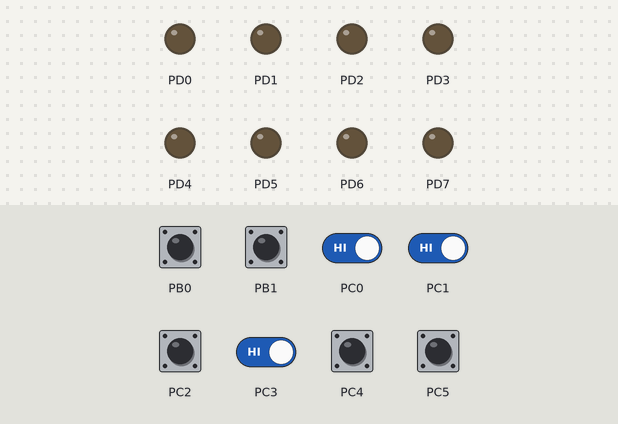
The program below on a simulated ATmega328P, built with avr-gcc and emulated at 16 MHz. On the bench: output pins drawn as LEDs (lit = HIGH). The inputs (shaded band) are chosen by the test bench; at power-on: PB0, PB1, PC0–5 HIGH. EEPROM starts erased.

Above: at 1.2 s.
1.3 s: PB0 pulled LOW for 0.15 s
At 3.1 s:
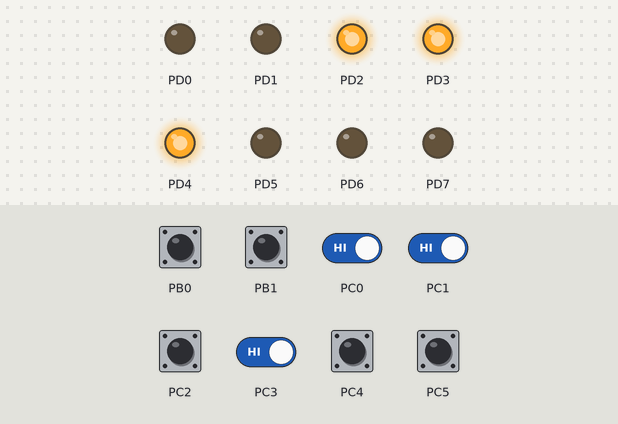
4.4 s: PB0 pulled LOW for 1 s
At 8.1 s:
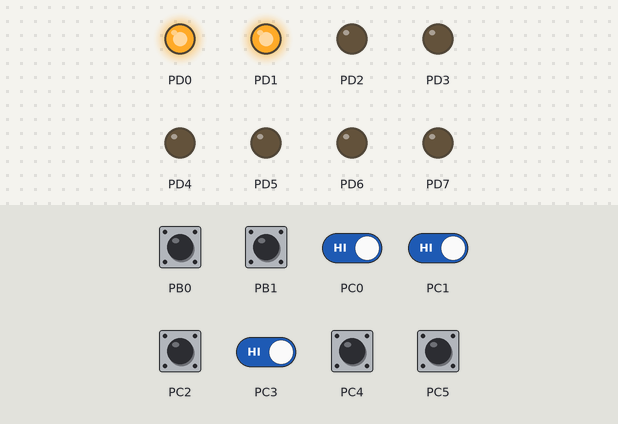
8.4 s: PB1 pulled LOW for 1 s
At 10.7 s:
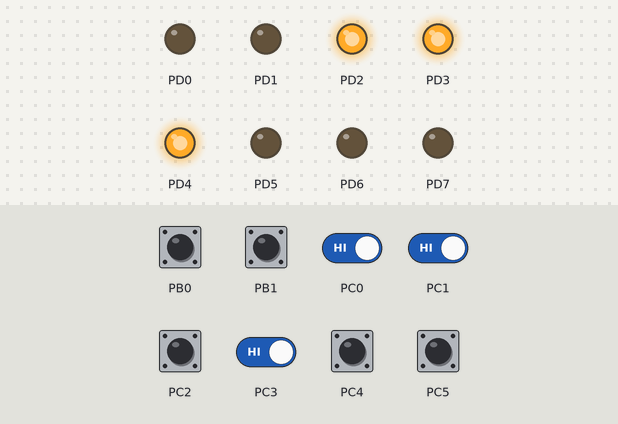
11.8 s: PB0 driven LOW and PC1 driven LOW
At 14.5 s:
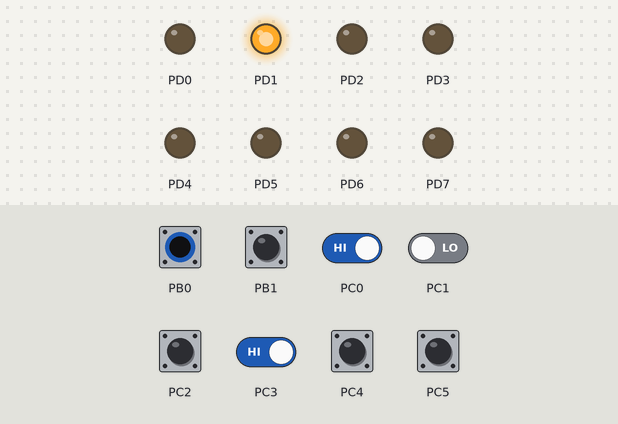
14.8 s: PC0 driven LOW and PC3 driven LOW
At 17.6 s:
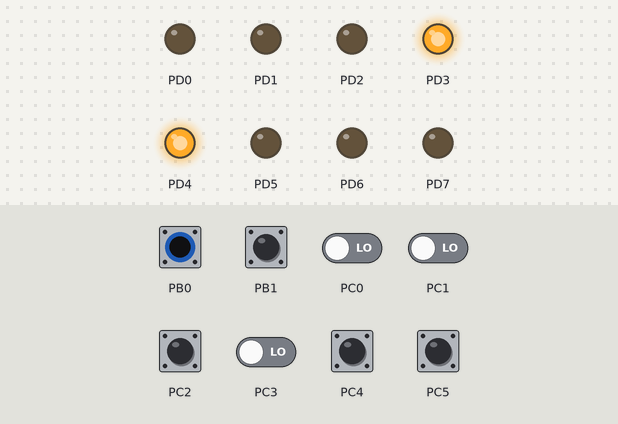
Timing chart, 0 to 18.8 s (numbered marks = the images above; inputs shaded):
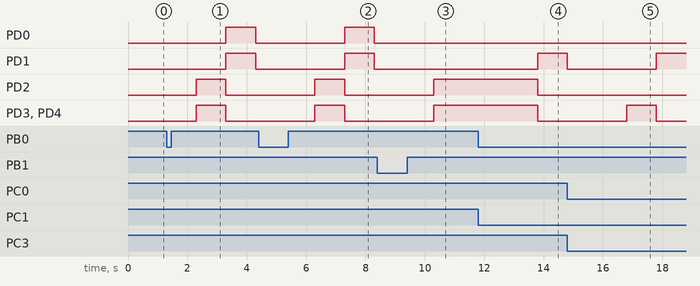

Measured:
- after the input at 1.3 s, PD0, PD1: LOW → HIGH after 2.0 s, → LOW 1.0 s later; PD2–4: LOW → HIGH after 1.0 s, → LOW 1.0 s later
- after the input at 4.4 s, PD0, PD1: LOW → HIGH after 2.9 s, → LOW 1.0 s later; PD2–4: LOW → HIGH after 1.9 s, → LOW 1.0 s later
- after the input at 8.4 s, PD2–4: LOW → HIGH after 1.9 s
- after the input at 11.8 s, PD1: LOW → HIGH after 2.0 s; PD2–4: HIGH → LOW after 2.0 s
- after the input at 14.8 s, PD2: stays LOW (without the input it goes to HIGH after 2.0 s)

The program:

main.c
```c
/*
 * eeprom.c
 *
 * Created: 21/10/2021 03:08:29 p. m.
 * Author : 410
 */

#define F_CPU 16000000UL
#include <avr/io.h>
#include <avr/eeprom.h>
#include <util/delay.h>

uint8_t EEMEM direccion; // Reserva una localidad de memoria llamada direccion
uint8_t dato;
int main(void) {
	short int indice;

	DDRB = 0x00;
	PORTB = 0xFF;

	DDRC = 0x00;
	PORTC = 0xFF;

	DDRD = 0xFF;
	// PORTD = 0xFF;

	// DDRB = 0xFF;
	while(1) {
		indice = PINB & 0x3;
		switch(indice){
			case 1: // leer de la EEPROM
				direccion = PINC & 0b00000111;
				dato=eeprom_read_byte(direccion);
				_delay_ms(1000);
				PORTD = dato >> 1;
				break;
			case 2: // escribir en la EEPROM
				direccion = PINC & 0b00000111;
				dato = PINC & 0b00111000;
				eeprom_write_byte(direccion, dato);
				_delay_ms(1000);
				PORTD = EEDR >> 1;
				_delay_ms(1000);
				PORTD = EEAR >> 1;
				_delay_ms(1000);
				PORTD=0x00;
				_delay_ms(1000);
				break;
			}
		}
}
```
